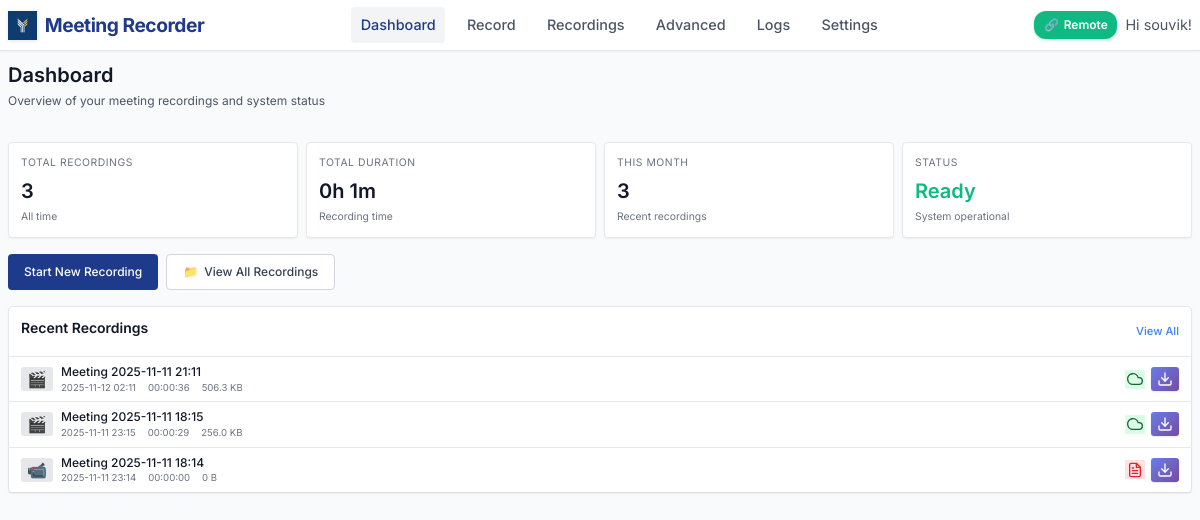
Page /dashboard (signed in) on the earlier database version.
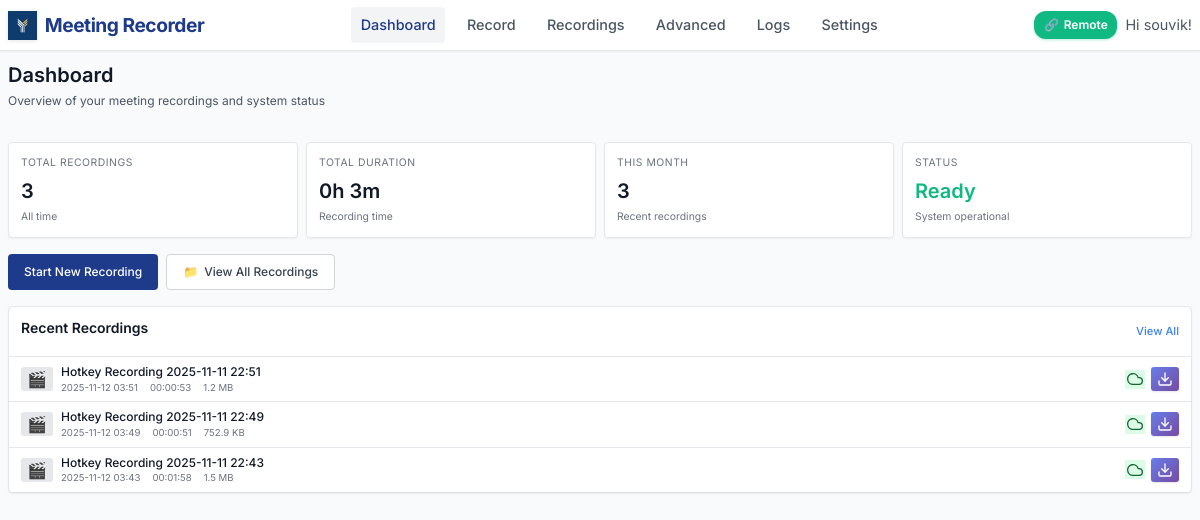
Same page on the later database version.
### models.py (models this page shows, shortened)
class Recording(db.Model):
    id = db.Column(db.Integer, primary_key=True)
    title = db.Column(db.String(200), nullable=False)
    filename = db.Column(db.String(255), nullable=False)
    file_path = db.Column(db.String(500), nullable=False)
    file_size = db.Column(db.BigInteger, default=0)  # in bytes
    duration = db.Column(db.Integer, default=0)  # in seconds
    created_at = db.Column(db.DateTime, default=datetime.utcnow)
    started_at = db.Column(db.DateTime)
    ended_at = db.Column(db.DateTime)
    monitor_name = db.Column(db.String(200))
    resolution = db.Column(db.String(50))  # e.g., "1920x1080"
    uploaded = db.Column(db.Boolean, default=False)
    upload_url = db.Column(db.String(500))  # Legacy field - kept for compatibility
    video_url = db.Column(db.String(500))
    transcript_url = db.Column(db.String(500))
    thumbnail_url = db.Column(db.String(500))
    upload_status = db.Column(db.String(50), default='pending')  # pending, uploading, completed, failed
    upload_metadata = db.Column(db.Text)  # JSON metadata from upload
    user_id = db.Column(db.Integer, db.ForeignKey('user.id'), nullable=False)
    status = db.Column(db.String(50), default='completed')  # recording, processing, completed, failed
    @property
    def duration_formatted(self):
        if not self.duration:
            return "00:00:00"
        hours = self.duration // 3600
        minutes = (self.duration % 3600) // 60
        seconds = self.duration % 60
        return f"{hours:02d}:{minutes:02d}:{seconds:02d}"
    @property
    def file_size_formatted(self):
        if not self.file_size:
            return "0 B"
        size = self.file_size  # Work with a copy to avoid modifying the actual value
        for unit in ['B', 'KB', 'MB', 'GB']:
            if size < 1024:
                return f"{size:.1f} {unit}"
            size /= 1024
        return f"{size:.1f} TB"
    @property
    def sync_status(self):
        if self.upload_status == 'completed' and self.uploaded:
            return "Synced"
        elif self.upload_status == 'uploading':
            return "Uploading"
        elif self.upload_status == 'failed':
            return "Upload Failed"
        elif self.status == "failed":
            return "Recording Failed"
        elif self.status == "processing":
            return "Processing"
        else:
            return "Local Only"
    @property
    def sync_status_class(self):
        status = self.sync_status
        if status == "Synced":
            return "status-synced"
        elif status == "Uploading":
            return "status-uploading"
        elif "Failed" in status:
            return "status-failed"
        elif status == "Processing":
            return "status-processing"
        else:
            return "status-local"
    @property
    def resolved_file_path(self):
        if not self.file_path:
            return None
        base_dir = get_base_dir()
        if os.path.isabs(self.file_path):
            filename = os.path.basename(self.file_path)
        else:
            filename = self.file_path
        resolved_path = base_dir / 'recordings' / filename
        return str(resolved_path)
    @property
    def transcript_path(self):
        base_dir = get_base_dir()
        recordings_dir = base_dir / 'recordings'
        safe_title = "".join(c for c in self.title if c.isalnum() or c in (' ', '-', '_')).rstrip()
        transcript_filename = f"{safe_title}_transcript.txt"
        transcript_path = recordings_dir / transcript_filename
        if transcript_path.exists():
            return str(transcript_path)
        resolved_path = self.resolved_file_path
        if resolved_path:
            old_transcript_path = Path(resolved_path).with_suffix('') / '_transcript.txt'
            if old_transcript_path.exists():
                return str(old_transcript_path)
        return str(transcript_path)
    @property
    def has_transcript(self):
        transcript_path = self.transcript_path
        return transcript_path and os.path.exists(transcript_path)

### app.py (the view)
@app.route('/dashboard')
@login_required
def dashboard():
    recent_recordings = Recording.query\
        .order_by(Recording.created_at.desc()).limit(6).all()
    total_recordings = Recording.query.count()
    total_duration = db.session.query(db.func.sum(Recording.duration)).scalar() or 0
    return render_template('dashboard.html',
                         recent_recordings=recent_recordings,
                         total_recordings=total_recordings,
                         total_duration=total_duration)

### app.py (called while the page is built)
@app.context_processor
def utility_processor():
    active_recording = None
    if current_user.is_authenticated:
        global recording_state
        if recording_state.get('active', False):
            recent_recording = Recording.query.filter_by(user_id=current_user.id).order_by(Recording.created_at.desc()).first()
            if recent_recording and recent_recording.status != 'completed':
                active_recording = recent_recording
    return dict(
        format_file_size=format_file_size,
        format_duration=format_duration,
        active_recording=active_recording,
        is_remote_recording_enabled=is_remote_recording_enabled
    )

@login_manager.user_loader
def load_user(user_id):
    return db.session.get(User, int(user_id))  # Fix SQLAlchemy deprecation

### models.py (called while the page is built)
def get_base_dir():
    if getattr(sys, 'frozen', False):
        return Path(sys.executable).parent
    else:
        return Path(__file__).parent.absolute()

### templates/dashboard.html (shortened to what the changed rows need)
{% extends "base.html" %}
{% block content %}
<div class="page-header">
    <h1 class="page-title" style="font-size: 1.25rem; margin-bottom: 0.25rem;">Dashboard</h1>
</div>
<div class="stats-grid">
    <div class="stat-card">
        <div class="stat-label">Total Duration</div>
        <div class="stat-value">{{ (total_duration // 3600) }}h {{ ((total_duration % 3600) // 60) }}m</div>
        <div class="stat-subtext">Recording time</div>
    </div>
</div>
<div class="recent-recordings">
    <div class="section-header">
        <h2 class="section-title">Recent Recordings</h2>
    </div>
    {% if recent_recordings %}
        <div class="recordings-list">
            {% for recording in recent_recordings %}
            <div class="list-item" onclick="playRecording('{{ recording.id }}', event)">
                <div class="list-thumbnail">
                    {% if recording.file_path %}
                        🎬
                    {% else %}
                        📹
                    {% endif %}
                </div>
                <div class="list-info">
                    <div class="list-title">{{ recording.title }}</div>
                    <div class="list-meta">
                        <span>{{ recording.created_at.strftime('%Y-%m-%d %H:%M') }}</span>
                        <span>{{ recording.duration_formatted }}</span>
                        <span>{{ recording.file_size_formatted }}</span>
                    </div>
                </div>
                <div class="list-actions">
                    <span class="status-icon {{ recording.sync_status_class }}" title="{{ recording.sync_status }}">
                    {% if recording.sync_status == 'Synced' %}
                        <svg width="16" height="16" viewBox="0 0 24 24" fill="none" stroke="currentColor" stroke-width="2" stroke-linecap="round" stroke-linejoin="round">
                            <path d="M18 10h-1.26A8 8 0 1 0 9 20h9a5 5 0 0 0 0-10z"/>
                        </svg>
                    {% elif recording.sync_status == 'Completed' %}
                        <svg width="16" height="16" viewBox="0 0 24 24" fill="none" stroke="currentColor" stroke-width="2" stroke-linecap="round" stroke-linejoin="round">
                            <polyline points="20,6 9,17 4,12"/>
                        </svg>
                    {% elif recording.sync_status == 'Processing' %}
                        <svg width="16" height="16" viewBox="0 0 24 24" fill="none" stroke="currentColor" stroke-width="2" stroke-linecap="round" stroke-linejoin="round" style="animation: spin 1s linear infinite;">
                            <path d="M21 12a9 9 0 11-6.219-8.56"/>
                        </svg>
                    {% elif recording.sync_status == 'Failed' %}
                        <svg width="16" height="16" viewBox="0 0 24 24" fill="none" stroke="currentColor" stroke-width="2" stroke-linecap="round" stroke-linejoin="round">
                            <circle cx="12" cy="12" r="10"/>
                            <line x1="15" y1="9" x2="9" y2="15"/>
                            <line x1="9" y1="9" x2="15" y2="15"/>
                        </svg>
                    {% endif %}
                    </span>
                    <a href="{{ url_for('download_recording', recording_id=recording.id) }}"
                       class="download-btn"
                       onclick="event.stopPropagation()"
                       title="Download recording">
                        <svg width="16" height="16" viewBox="0 0 24 24" fill="none" stroke="currentColor" stroke-width="2" stroke-linecap="round" stroke-linejoin="round">
                            <path d="M21 15v4a2 2 0 0 1-2 2H5a2 2 0 0 1-2-2v-4"/>
                            <polyline points="7,10 12,15 17,10"/>
                            <line x1="12" y1="15" x2="12" y2="3"/>
                        </svg>
                    </a>
                </div>
            </div>
            {% endfor %}
        </div>
    {% else %}
        <div class="empty-state">
            <div class="empty-icon">📹</div>
            <p>No recordings yet. Start your first meeting recording!</p>
        </div>
    {% endif %}
</div>
{% endblock %}

Differences in the rows shown:
changed Recording: title "Meeting 2025-11-11 21:11" → "Hotkey Recording 2025-11-11 22:51"; created_at "2025-11-12 02:11" → "2025-11-12 03:51"; duration_formatted "00:00:36" → "00:00:53"; file_size_formatted "506.3 KB" → "1.2 MB"
changed Recording: title "Meeting 2025-11-11 18:15" → "Hotkey Recording 2025-11-11 22:49"; created_at "2025-11-11 23:15" → "2025-11-12 03:49"; duration_formatted "00:00:29" → "00:00:51"; file_size_formatted "256.0 KB" → "752.9 KB"
changed Recording: title "Meeting 2025-11-11 18:14" → "Hotkey Recording 2025-11-11 22:43"; created_at "2025-11-11 23:14" → "2025-11-12 03:43"; duration_formatted "00:00:00" → "00:01:58"; file_size_formatted "0 B" → "1.5 MB"; upload_status "pending" → "completed" (drawn); file_path "📹" → "🎬"
Other differences:
{{ ((total_duration % 3600) // 60) }}: "1" → "3"
